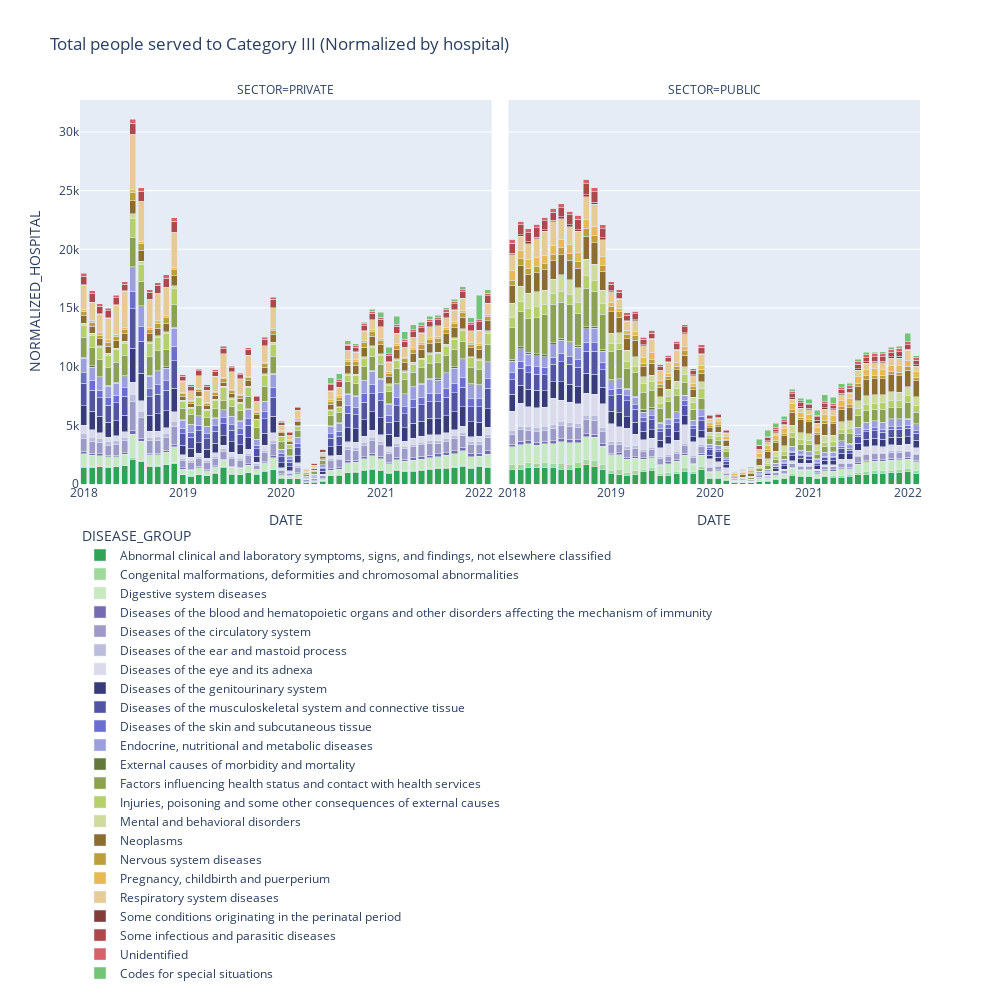

The cell this chart's notebook holds for it:
### Markdown cell above
#### Graph to Normalized by hospital

### Code cell
fig = px.bar(data_temp, 
             x="DATE", 
             y="NORMALIZED_HOSPITAL", 
             color="DISEASE_GROUP", 
             barmode="stack", 
             facet_col="SECTOR",
             width=1000, height=1000,
             color_discrete_map = dict_colors,
             title='Total people served to Category ' + CATEGORIA_STUDIO + ' (Normalized by hospital)',
            )

fig.update_layout(legend=dict(yanchor="top",
                              y=-0.1,
                              xanchor="left",
                              x=0
                             ),
                  showlegend=True
                 )

fig.show()
fig.write_html("figures/Sector_Normalized_Hospitals_Cat-"+CATEGORIA_STUDIO+"_bar.html")
